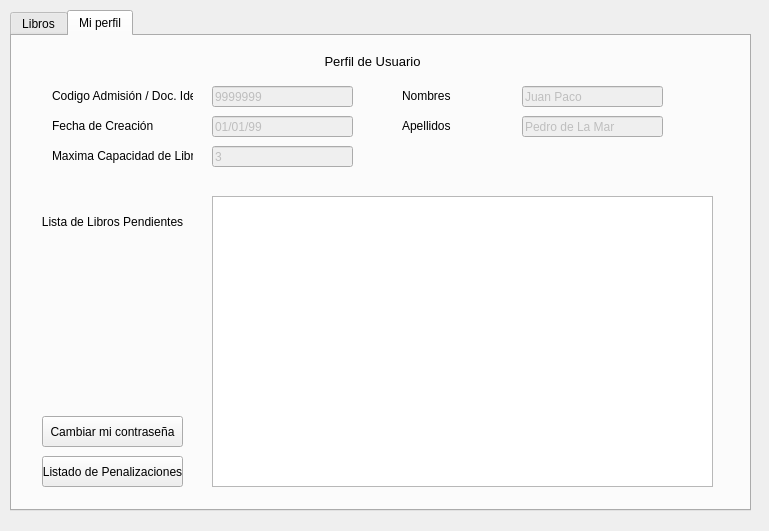
<?xml version="1.0" encoding="UTF-8"?>
<ui version="4.0">
 <class>alumnoDialog</class>
 <widget class="QDialog" name="alumnoDialog">
  <property name="enabled">
   <bool>true</bool>
  </property>
  <property name="geometry">
   <rect>
    <x>0</x>
    <y>0</y>
    <width>769</width>
    <height>531</height>
   </rect>
  </property>
  <property name="windowTitle">
   <string>Dialog</string>
  </property>
  <widget class="QTabWidget" name="tabWidget">
   <property name="enabled">
    <bool>true</bool>
   </property>
   <property name="geometry">
    <rect>
     <x>10</x>
     <y>10</y>
     <width>741</width>
     <height>501</height>
    </rect>
   </property>
   <property name="currentIndex">
    <number>1</number>
   </property>
   <widget class="QWidget" name="tab">
    <property name="enabled">
     <bool>true</bool>
    </property>
    <attribute name="title">
     <string>Libros</string>
    </attribute>
    <widget class="QTableView" name="tableView">
     <property name="geometry">
      <rect>
       <x>30</x>
       <y>150</y>
       <width>501</width>
       <height>311</height>
      </rect>
     </property>
     <property name="sortingEnabled">
      <bool>true</bool>
     </property>
    </widget>
    <widget class="QLabel" name="label_3">
     <property name="geometry">
      <rect>
       <x>150</x>
       <y>10</y>
       <width>401</width>
       <height>31</height>
      </rect>
     </property>
     <property name="font">
      <font>
       <pointsize>10</pointsize>
      </font>
     </property>
     <property name="text">
      <string>Listado Completo de Libros</string>
     </property>
     <property name="alignment">
      <set>Qt::AlignCenter</set>
     </property>
    </widget>
    <widget class="QGroupBox" name="groupBox">
     <property name="geometry">
      <rect>
       <x>20</x>
       <y>40</y>
       <width>691</width>
       <height>101</height>
      </rect>
     </property>
     <property name="title">
      <string>Búsqueda de Libros</string>
     </property>
     <widget class="QLabel" name="label">
      <property name="geometry">
       <rect>
        <x>20</x>
        <y>30</y>
        <width>101</width>
        <height>21</height>
       </rect>
      </property>
      <property name="text">
       <string>Busqueda por Título</string>
      </property>
     </widget>
     <widget class="QLineEdit" name="lineEdit">
      <property name="geometry">
       <rect>
        <x>140</x>
        <y>30</y>
        <width>181</width>
        <height>20</height>
       </rect>
      </property>
     </widget>
     <widget class="QLineEdit" name="lineEdit_2">
      <property name="geometry">
       <rect>
        <x>140</x>
        <y>60</y>
        <width>181</width>
        <height>20</height>
       </rect>
      </property>
     </widget>
     <widget class="QLabel" name="label_4">
      <property name="geometry">
       <rect>
        <x>350</x>
        <y>30</y>
        <width>121</width>
        <height>21</height>
       </rect>
      </property>
      <property name="text">
       <string>Busqueda por Género</string>
      </property>
     </widget>
     <widget class="QComboBox" name="comboBox">
      <property name="geometry">
       <rect>
        <x>480</x>
        <y>30</y>
        <width>181</width>
        <height>21</height>
       </rect>
      </property>
     </widget>
     <widget class="QLabel" name="label_5">
      <property name="geometry">
       <rect>
        <x>350</x>
        <y>60</y>
        <width>121</width>
        <height>21</height>
       </rect>
      </property>
      <property name="text">
       <string>Busqueda por Puntuación</string>
      </property>
     </widget>
     <widget class="QLabel" name="label_2">
      <property name="geometry">
       <rect>
        <x>20</x>
        <y>60</y>
        <width>101</width>
        <height>21</height>
       </rect>
      </property>
      <property name="text">
       <string>Busqueda por Autor</string>
      </property>
     </widget>
     <widget class="QComboBox" name="comboBox_2">
      <property name="geometry">
       <rect>
        <x>480</x>
        <y>60</y>
        <width>81</width>
        <height>21</height>
       </rect>
      </property>
      <property name="iconSize">
       <size>
        <width>42</width>
        <height>16</height>
       </size>
      </property>
      <item>
       <property name="text">
        <string>1</string>
       </property>
       <property name="icon">
        <iconset resource="star.qrc">
         <normaloff>:/images/star.png</normaloff>:/images/star.png</iconset>
       </property>
      </item>
      <item>
       <property name="text">
        <string>2</string>
       </property>
       <property name="icon">
        <iconset resource="star.qrc">
         <normaloff>:/images/star (1).png</normaloff>:/images/star (1).png</iconset>
       </property>
      </item>
      <item>
       <property name="text">
        <string>3</string>
       </property>
       <property name="icon">
        <iconset resource="star.qrc">
         <normaloff>:/images/star (2).png</normaloff>:/images/star (2).png</iconset>
       </property>
      </item>
      <item>
       <property name="text">
        <string>4</string>
       </property>
       <property name="icon">
        <iconset resource="star.qrc">
         <normaloff>:/images/star (3).png</normaloff>:/images/star (3).png</iconset>
       </property>
      </item>
      <item>
       <property name="text">
        <string>5</string>
       </property>
       <property name="icon">
        <iconset resource="star.qrc">
         <normaloff>:/images/star (4).png</normaloff>:/images/star (4).png</iconset>
       </property>
      </item>
     </widget>
     <widget class="QPushButton" name="pushButton_7">
      <property name="geometry">
       <rect>
        <x>580</x>
        <y>60</y>
        <width>81</width>
        <height>21</height>
       </rect>
      </property>
      <property name="text">
       <string>Buscar</string>
      </property>
     </widget>
    </widget>
    <widget class="QGroupBox" name="groupBox_2">
     <property name="geometry">
      <rect>
       <x>550</x>
       <y>160</y>
       <width>161</width>
       <height>291</height>
      </rect>
     </property>
     <property name="title">
      <string>Acciones de Libro</string>
     </property>
     <widget class="QPushButton" name="pushButton">
      <property name="geometry">
       <rect>
        <x>30</x>
        <y>40</y>
        <width>101</width>
        <height>31</height>
       </rect>
      </property>
      <property name="text">
       <string>Mostrar Datos</string>
      </property>
     </widget>
     <widget class="QPushButton" name="pushButton_2">
      <property name="enabled">
       <bool>true</bool>
      </property>
      <property name="geometry">
       <rect>
        <x>30</x>
        <y>100</y>
        <width>101</width>
        <height>31</height>
       </rect>
      </property>
      <property name="text">
       <string>Préstamo</string>
      </property>
     </widget>
     <widget class="QPushButton" name="pushButton_3">
      <property name="enabled">
       <bool>true</bool>
      </property>
      <property name="geometry">
       <rect>
        <x>30</x>
        <y>160</y>
        <width>101</width>
        <height>31</height>
       </rect>
      </property>
      <property name="text">
       <string>Depósito</string>
      </property>
     </widget>
     <widget class="QPushButton" name="pushButton_4">
      <property name="geometry">
       <rect>
        <x>30</x>
        <y>220</y>
        <width>101</width>
        <height>31</height>
       </rect>
      </property>
      <property name="font">
       <font>
        <pointsize>7</pointsize>
       </font>
      </property>
      <property name="text">
       <string>Reportar un problema</string>
      </property>
     </widget>
    </widget>
   </widget>
   <widget class="QWidget" name="tab_2">
    <property name="enabled">
     <bool>true</bool>
    </property>
    <attribute name="title">
     <string>Mi perfil</string>
    </attribute>
    <widget class="QTableView" name="tableView_2">
     <property name="geometry">
      <rect>
       <x>200</x>
       <y>160</y>
       <width>501</width>
       <height>291</height>
      </rect>
     </property>
     <property name="sortingEnabled">
      <bool>true</bool>
     </property>
    </widget>
    <widget class="QLabel" name="label_6">
     <property name="geometry">
      <rect>
       <x>30</x>
       <y>170</y>
       <width>141</width>
       <height>31</height>
      </rect>
     </property>
     <property name="text">
      <string>Lista de Libros Pendientes</string>
     </property>
     <property name="alignment">
      <set>Qt::AlignCenter</set>
     </property>
    </widget>
    <widget class="QLabel" name="label_9">
     <property name="geometry">
      <rect>
       <x>390</x>
       <y>50</y>
       <width>101</width>
       <height>20</height>
      </rect>
     </property>
     <property name="text">
      <string>Nombres</string>
     </property>
    </widget>
    <widget class="QLabel" name="label_10">
     <property name="geometry">
      <rect>
       <x>160</x>
       <y>10</y>
       <width>401</width>
       <height>31</height>
      </rect>
     </property>
     <property name="font">
      <font>
       <pointsize>10</pointsize>
      </font>
     </property>
     <property name="text">
      <string>Perfil de Usuario</string>
     </property>
     <property name="alignment">
      <set>Qt::AlignCenter</set>
     </property>
    </widget>
    <widget class="QLabel" name="label_11">
     <property name="geometry">
      <rect>
       <x>390</x>
       <y>80</y>
       <width>101</width>
       <height>20</height>
      </rect>
     </property>
     <property name="text">
      <string>Apellidos</string>
     </property>
    </widget>
    <widget class="QLineEdit" name="lineEdit_5">
     <property name="enabled">
      <bool>false</bool>
     </property>
     <property name="geometry">
      <rect>
       <x>510</x>
       <y>50</y>
       <width>141</width>
       <height>21</height>
      </rect>
     </property>
     <property name="text">
      <string>Juan Paco</string>
     </property>
     <property name="readOnly">
      <bool>true</bool>
     </property>
    </widget>
    <widget class="QLineEdit" name="lineEdit_6">
     <property name="enabled">
      <bool>false</bool>
     </property>
     <property name="geometry">
      <rect>
       <x>510</x>
       <y>80</y>
       <width>141</width>
       <height>21</height>
      </rect>
     </property>
     <property name="text">
      <string>Pedro de La Mar</string>
     </property>
     <property name="readOnly">
      <bool>true</bool>
     </property>
    </widget>
    <widget class="QLabel" name="label_12">
     <property name="geometry">
      <rect>
       <x>40</x>
       <y>50</y>
       <width>141</width>
       <height>20</height>
      </rect>
     </property>
     <property name="text">
      <string>Codigo Admisión / Doc. Iden</string>
     </property>
    </widget>
    <widget class="QLineEdit" name="lineEdit_7">
     <property name="enabled">
      <bool>false</bool>
     </property>
     <property name="geometry">
      <rect>
       <x>200</x>
       <y>50</y>
       <width>141</width>
       <height>21</height>
      </rect>
     </property>
     <property name="text">
      <string>9999999</string>
     </property>
     <property name="readOnly">
      <bool>true</bool>
     </property>
    </widget>
    <widget class="QLineEdit" name="lineEdit_4">
     <property name="enabled">
      <bool>false</bool>
     </property>
     <property name="geometry">
      <rect>
       <x>200</x>
       <y>110</y>
       <width>141</width>
       <height>21</height>
      </rect>
     </property>
     <property name="text">
      <string>3</string>
     </property>
     <property name="readOnly">
      <bool>true</bool>
     </property>
    </widget>
    <widget class="QLabel" name="label_8">
     <property name="geometry">
      <rect>
       <x>40</x>
       <y>110</y>
       <width>141</width>
       <height>20</height>
      </rect>
     </property>
     <property name="text">
      <string>Maxima Capacidad de Libros</string>
     </property>
    </widget>
    <widget class="QPushButton" name="pushButton_5">
     <property name="geometry">
      <rect>
       <x>30</x>
       <y>420</y>
       <width>141</width>
       <height>31</height>
      </rect>
     </property>
     <property name="text">
      <string>Listado de Penalizaciones</string>
     </property>
    </widget>
    <widget class="QLabel" name="label_13">
     <property name="geometry">
      <rect>
       <x>40</x>
       <y>80</y>
       <width>121</width>
       <height>20</height>
      </rect>
     </property>
     <property name="text">
      <string>Fecha de Creación</string>
     </property>
    </widget>
    <widget class="QLineEdit" name="lineEdit_8">
     <property name="enabled">
      <bool>false</bool>
     </property>
     <property name="geometry">
      <rect>
       <x>200</x>
       <y>80</y>
       <width>141</width>
       <height>21</height>
      </rect>
     </property>
     <property name="text">
      <string>01/01/99</string>
     </property>
     <property name="readOnly">
      <bool>true</bool>
     </property>
    </widget>
    <widget class="QPushButton" name="pushButton_6">
     <property name="geometry">
      <rect>
       <x>30</x>
       <y>380</y>
       <width>141</width>
       <height>31</height>
      </rect>
     </property>
     <property name="text">
      <string>Cambiar mi contraseña</string>
     </property>
    </widget>
   </widget>
  </widget>
 </widget>
 <resources>
  <include location="star.qrc"/>
 </resources>
 <connections/>
</ui>
